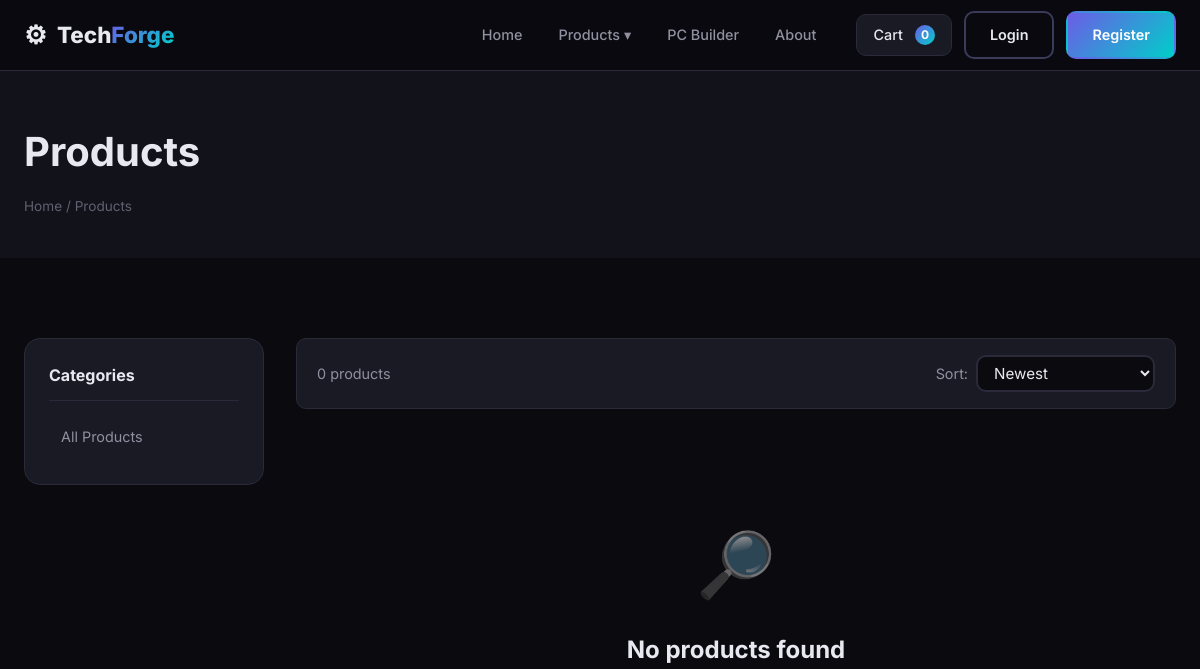
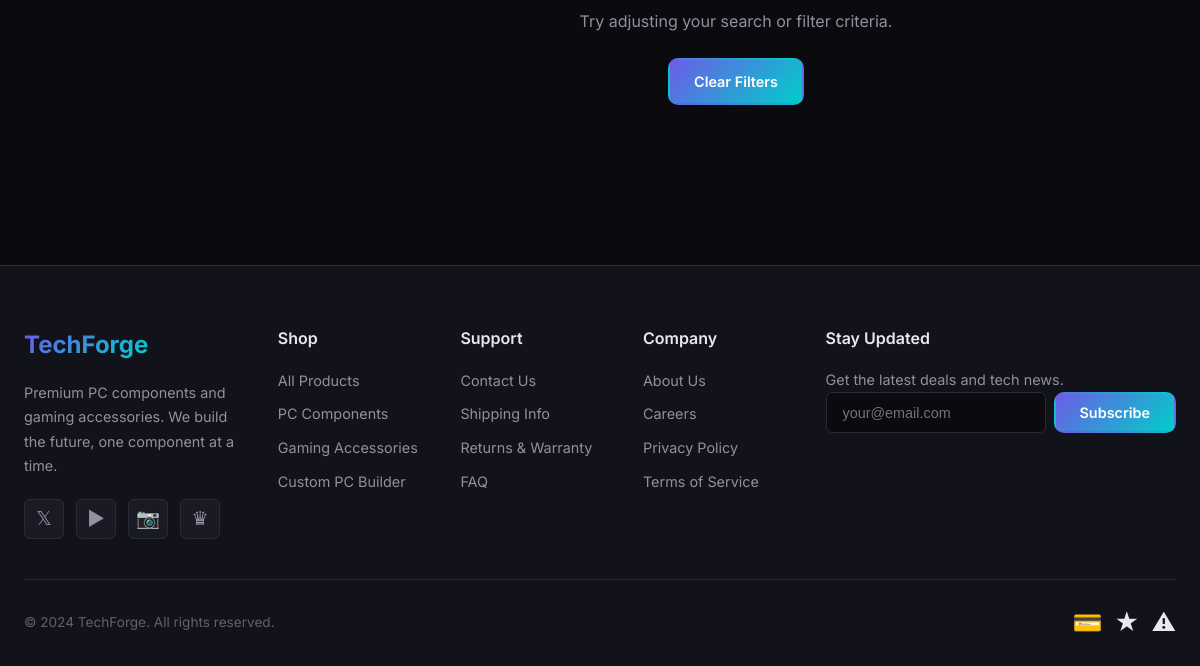
Before: /products/?category=cpus with the older database file (2 pictures, top to bottom).
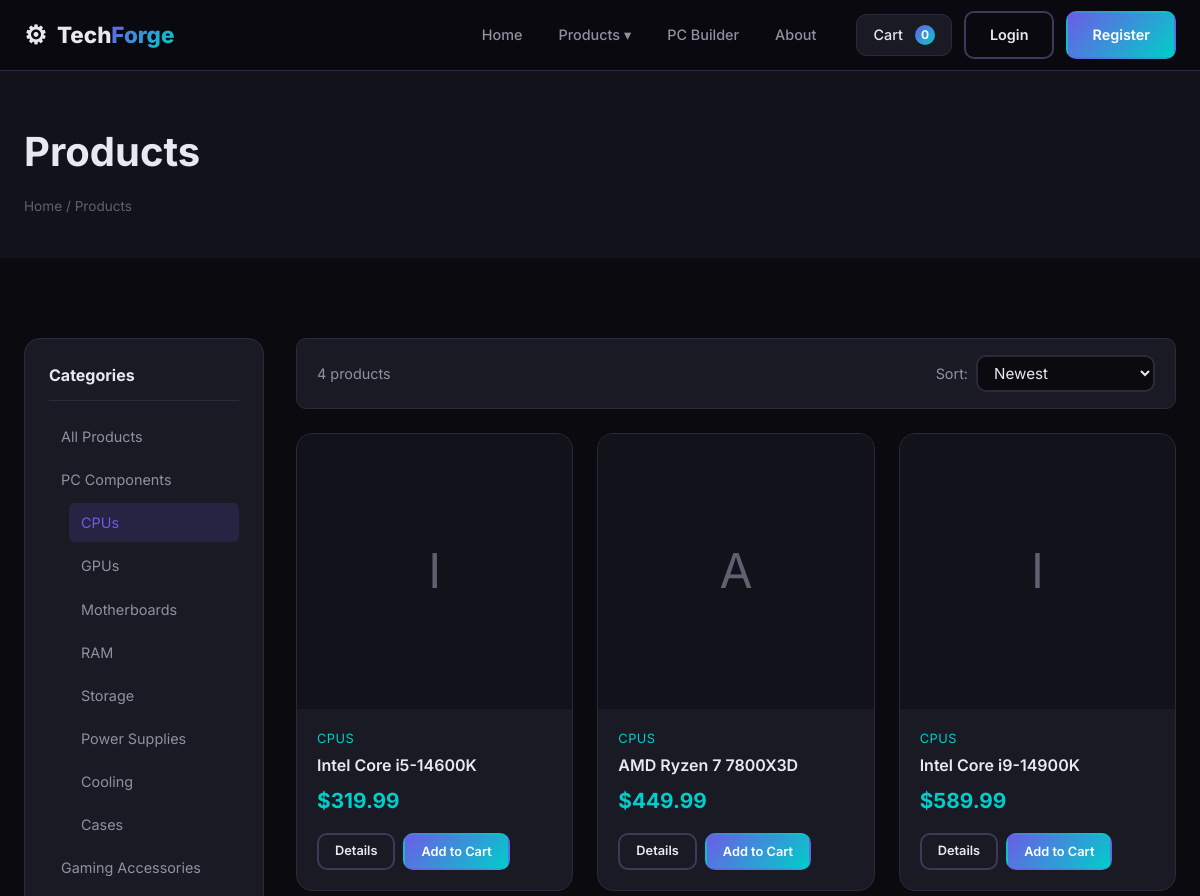
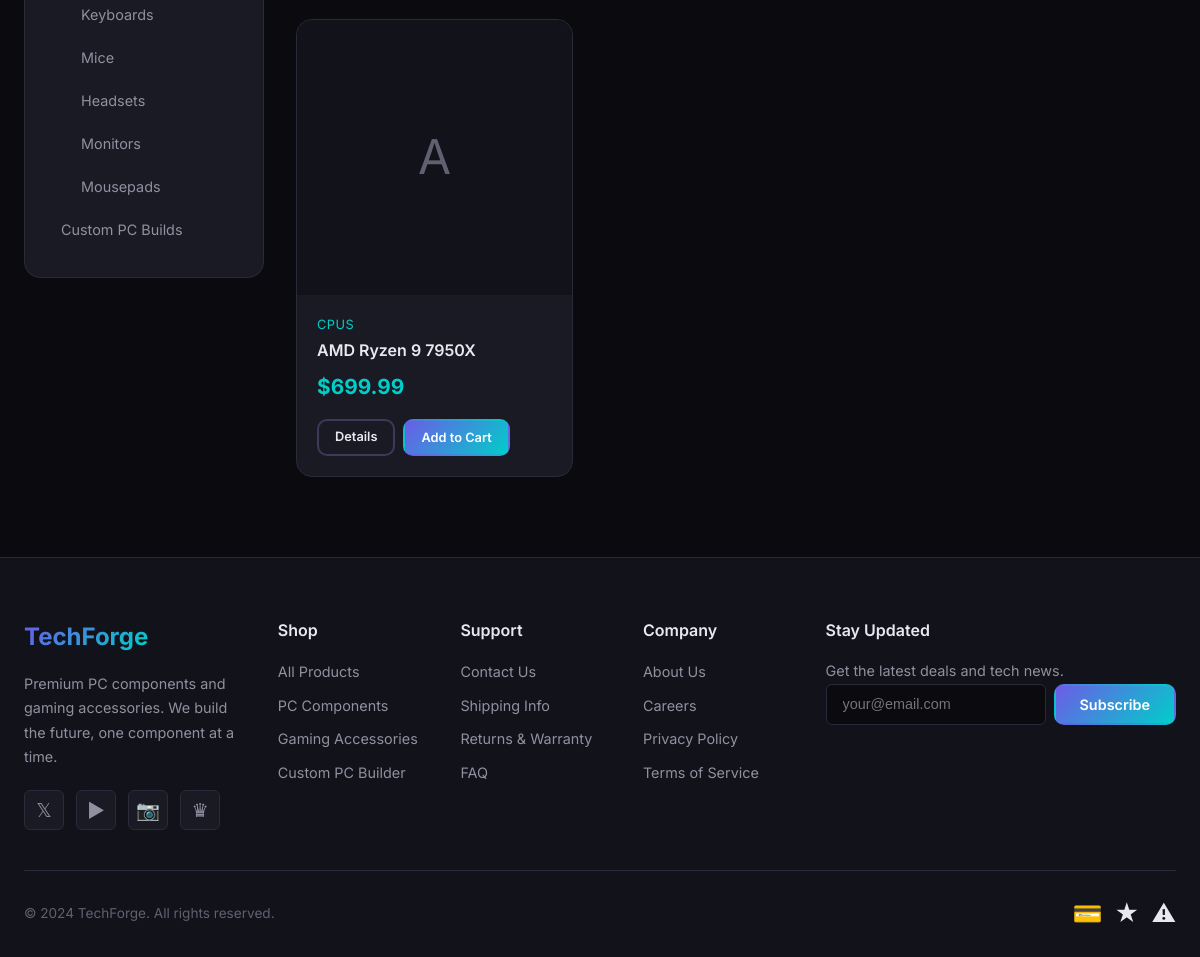
After: the same page with the newer database file (2 pictures, top to bottom).
### products/models.py (models this page shows, shortened)
class Category(models.Model):
    name = models.CharField(max_length=200)
    slug = models.SlugField(unique=True)
    description = models.TextField(blank=True)
    image = models.ImageField(upload_to='categories/', blank=True, null=True)
    parent = models.ForeignKey('self', on_delete=models.CASCADE, null=True, blank=True, related_name='children')
    is_component_category = models.BooleanField(default=False)
    order = models.IntegerField(default=0)
    created_at = models.DateTimeField(auto_now_add=True)
    class Meta:
        verbose_name_plural = 'categories'
        ordering = ['order', 'name']

class Product(models.Model):
    COMPONENT_TYPES = [
        ('cpu', 'CPU'),
        ('gpu', 'GPU'),
        ('motherboard', 'Motherboard'),
        ('ram', 'RAM'),
        ('storage', 'Storage'),
        ('psu', 'Power Supply'),
        ('cooling', 'Cooling'),
        ('case', 'Case'),
    ]
    category = models.ForeignKey(Category, on_delete=models.CASCADE, related_name='products')
    name = models.CharField(max_length=300)
    slug = models.SlugField(unique=True)
    description = models.TextField()
    specifications = models.JSONField(default=dict, blank=True)
    price = models.DecimalField(max_digits=10, decimal_places=2)
    compare_price = models.DecimalField(max_digits=10, decimal_places=2, null=True, blank=True)
    image = models.ImageField(upload_to='products/', blank=True, null=True)
    stock = models.IntegerField(default=0)
    is_featured = models.BooleanField(default=False)
    is_best_seller = models.BooleanField(default=False)
    is_custom_build = models.BooleanField(default=False)
    component_type = models.CharField(max_length=20, choices=COMPONENT_TYPES, null=True, blank=True)
    is_active = models.BooleanField(default=True)
    created_at = models.DateTimeField(auto_now_add=True)
    updated_at = models.DateTimeField(auto_now=True)
    class Meta:
        ordering = ['-created_at']
    def get_absolute_url(self):
        return reverse('products:detail', args=[self.slug])
    @property
    def review_count(self):
        return self.reviews.count()
    @property
    def in_stock(self):
        return self.stock > 0

### products/views.py (the view)
# urls.py: path('', views.product_list, name='list'),
def product_list(request):
    products = Product.objects.filter(is_active=True)
    categories = Category.objects.filter(parent__isnull=True)
    selected_category = request.GET.get('category')
    sort = request.GET.get('sort', '-created_at')
    q = request.GET.get('q', '')
    if selected_category:
        try:
            cat = Category.objects.get(slug=selected_category)
            child_slugs = list(cat.children.values_list('slug', flat=True))
            if child_slugs:
                products = products.filter(category__slug__in=child_slugs)
            else:
                products = products.filter(category__slug=selected_category)
        except Category.DoesNotExist:
            products = products.filter(category__slug=selected_category)
    if q:
        products = products.filter(
            Q(name__icontains=q) | Q(description__icontains=q)
        )
    valid_sorts = {
        'price': 'price',
        '-price': '-price',
        'name': 'name',
        '-name': '-name',
        '-created_at': '-created_at',
        'created_at': 'created_at',
    }
    if sort in valid_sorts:
        products = products.order_by(valid_sorts[sort])
    elif sort == 'rating':
        products = products.annotate(avg_rating=Avg('reviews__rating')).order_by('-avg_rating')
    context = {
        'products': products,
        'categories': categories,
        'selected_category': selected_category,
        'current_sort': sort,
        'query': q,
    }
    return render(request, 'products/product_list.html', context)

### products/templates/products/product_list.html (shortened to what the changed rows need)
{% extends 'base.html' %}
{% load static %}
{% block content %}
<section class="section page-header">
    <div class="container">
        <h1>Products</h1>
    </div>
</section>
<section class="section">
    <div class="container">
        <div class="catalog-layout">
            <aside class="catalog-sidebar">
                <div class="filter-section">
                    <ul class="filter-list">
                        {% for category in categories %}
                        <li><a href="{% url 'products:list' %}?category={{ category.slug }}" class="filter-link {% if selected_category == category.slug %}active{% endif %}">{{ category.name }}</a></li>
                        {% if category.children.all %}
                        <ul class="filter-sublist">
                            {% for child in category.children.all %}
                            <li><a href="{% url 'products:list' %}?category={{ child.slug }}" class="filter-link {% if selected_category == child.slug %}active{% endif %}">{{ child.name }}</a></li>
                            {% endfor %}
                        </ul>
                        {% endif %}
                        {% endfor %}
                    </ul>
                </div>
            </aside>
            <div class="catalog-main">
                <div class="catalog-toolbar">
                    <p class="result-count">{{ products|length }} product{% if products|length != 1 %}s{% endif %}{% if query %} found for "{{ query }}"{% endif %}</p>
                    <div class="sort-controls">
                        <label for="sort">Sort:</label>
                        <select id="sort" class="form-input" onchange="window.location.href=this.value">
                        </select>
                    </div>
                </div>
                {% if products %}
                <div class="products-grid">
                    {% for product in products %}
                    <div class="product-card">
                        <div class="product-image">
                            {% if product.image %}
                            <img src="{{ product.image.url }}" alt="{{ product.name }}">
                            {% else %}
                            <div class="product-placeholder">
                                <span>{{ product.name|first }}</span>
                            </div>
                            {% endif %}
                        </div>
                        <div class="product-info">
                            <p class="product-category">{{ product.category.name }}</p>
                            <h3 class="product-name">{{ product.name }}</h3>
                            <div class="product-price">
                                <span class="price-current">${{ product.price }}</span>
                            </div>
                            <div class="product-actions">
                                <a href="{{ product.get_absolute_url }}" class="btn btn-outline btn-sm">Details</a>
                                {% if product.in_stock %}
                                <button class="btn btn-primary btn-sm add-to-cart" data-product-id="{{ product.id }}">Add to Cart</button>
                                {% else %}
                                <button class="btn btn-sm" disabled>Out of Stock</button>
                                {% endif %}
                            </div>
                        </div>
                    </div>
                    {% endfor %}
                </div>
                {% else %}
                <div class="empty-state">
                    <div class="empty-icon">&#128270;</div>
                    <h3>No products found</h3>
                    <p>Try adjusting your search or filter criteria.</p>
                    <a href="{% url 'products:list' %}" class="btn btn-primary">Clear Filters</a>
                </div>
                {% endif %}
            </div>
        </div>
    </div>
</section>
{% endblock %}

Changed rows visible on the page:
added Category: name "PC Components", shown under "Categories"
added Category: name "CPUs", slug "cpus" (drawn), shown under "PC Components"
added Category: name "GPUs", shown under "PC Components"
added Category: name "Motherboards", shown under "PC Components"
added Category: name "RAM", shown under "PC Components"
added Category: name "Storage", shown under "PC Components"
added Category: name "Power Supplies", shown under "PC Components"
added Category: name "Cooling", shown under "PC Components"
added Category: name "Cases", shown under "PC Components"
added Category: name "Gaming Accessories", shown under "Categories"
added Category: name "Keyboards", shown under "Gaming Accessories"
added Category: name "Mice", shown under "Gaming Accessories"
added Category: name "Headsets", shown under "Gaming Accessories"
added Category: name "Monitors", shown under "Gaming Accessories"
added Category: name "Mousepads", shown under "Gaming Accessories"
added Category: name "Custom PC Builds", shown under "Categories"
added Product: name|first "I", category.name "CPUS", name "Intel Core i5-14600K", price "319.99"
added Product: name|first "A", category.name "CPUS", name "AMD Ryzen 7 7800X3D", price "449.99"
added Product: name|first "I", category.name "CPUS", name "Intel Core i9-14900K", price "589.99"
added Product: name|first "A", category.name "CPUS", name "AMD Ryzen 9 7950X", price "699.99"
Other visible differences:
{{ products|length }}: "0" → "4"
text no longer shown: "🔎 No products found Try adjusting your search or filter criteria. Clear Filters"
